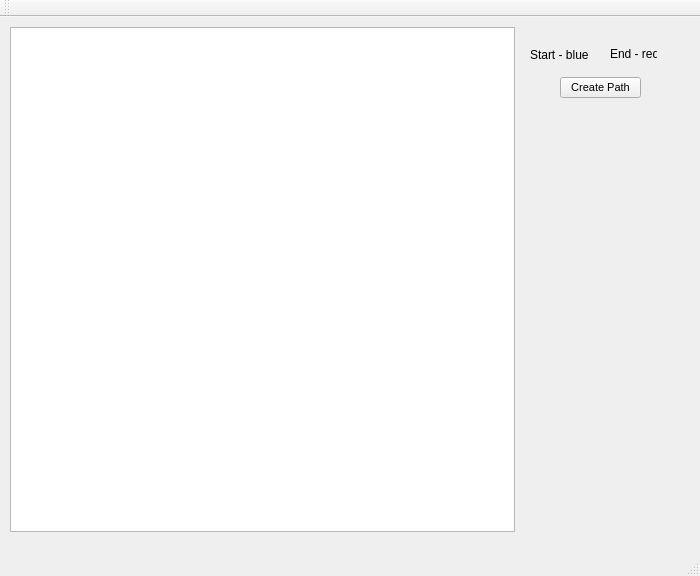
<?xml version="1.0" encoding="UTF-8"?>
<ui version="4.0">
 <class>MainWindow</class>
 <widget class="QMainWindow" name="MainWindow">
  <property name="geometry">
   <rect>
    <x>0</x>
    <y>0</y>
    <width>700</width>
    <height>576</height>
   </rect>
  </property>
  <property name="windowTitle">
   <string>Project 5 - team iTeam</string>
  </property>
  <widget class="QWidget" name="centralWidget">
   <widget class="QGraphicsView" name="simView">
    <property name="geometry">
     <rect>
      <x>10</x>
      <y>10</y>
      <width>505</width>
      <height>505</height>
     </rect>
    </property>
    <property name="sizePolicy">
     <sizepolicy hsizetype="Fixed" vsizetype="Fixed">
      <horstretch>0</horstretch>
      <verstretch>0</verstretch>
     </sizepolicy>
    </property>
   </widget>
   <widget class="QPushButton" name="path">
    <property name="geometry">
     <rect>
      <x>560</x>
      <y>60</y>
      <width>81</width>
      <height>21</height>
     </rect>
    </property>
    <property name="font">
     <font>
      <pointsize>8</pointsize>
      <weight>50</weight>
      <bold>false</bold>
     </font>
    </property>
    <property name="text">
     <string>Create Path</string>
    </property>
   </widget>
   <widget class="QLabel" name="label">
    <property name="geometry">
     <rect>
      <x>530</x>
      <y>30</y>
      <width>71</width>
      <height>16</height>
     </rect>
    </property>
    <property name="text">
     <string>Start - blue</string>
    </property>
   </widget>
   <widget class="QLabel" name="label_2">
    <property name="geometry">
     <rect>
      <x>610</x>
      <y>30</y>
      <width>47</width>
      <height>13</height>
     </rect>
    </property>
    <property name="text">
     <string>End - red</string>
    </property>
   </widget>
  </widget>
  <widget class="QMenuBar" name="menuBar">
   <property name="geometry">
    <rect>
     <x>0</x>
     <y>0</y>
     <width>700</width>
     <height>21</height>
    </rect>
   </property>
  </widget>
  <widget class="QToolBar" name="mainToolBar">
   <attribute name="toolBarArea">
    <enum>TopToolBarArea</enum>
   </attribute>
   <attribute name="toolBarBreak">
    <bool>false</bool>
   </attribute>
  </widget>
  <widget class="QStatusBar" name="statusBar"/>
 </widget>
 <layoutdefault spacing="6" margin="11"/>
 <resources/>
 <connections/>
</ui>
